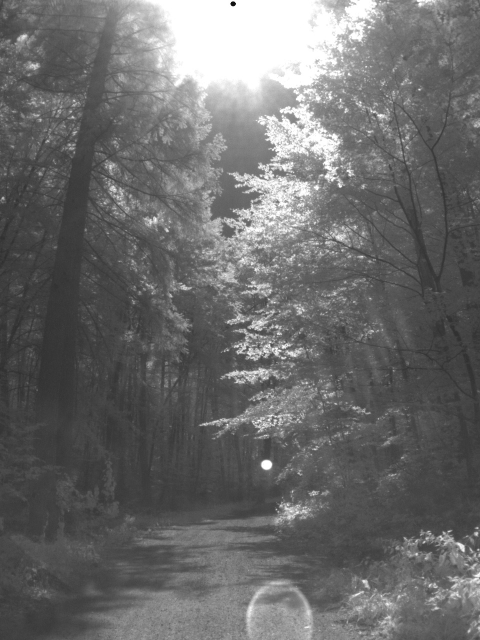
#> input picture classical_methods/Test_images/overexposed_NIR.jpg, 960 x 1280 px, given in place of properexposure_RGB.JPG, which was not available (shown at 1/2 size)
$ python corner_matching.py
#> lines starting #> are read from the running program, lines starting #| are printed output that depends on the picture; pictures that were not available may be replaced by others from this repository, and a replacement may not be noted
import cv2
import numpy as np
from skimage.metrics import structural_similarity as ssim, mean_squared_error, peak_signal_noise_ratio, normalized_mutual_information
from scipy.stats import entropy

rgb_path = '/home/krangana/2_Codes/1_Traditional_methods/Test_images/properexposure_RGB.JPG'
nir_path = '/home/krangana/2_Codes/1_Traditional_methods/Test_images/properexposure_NIR.jpg'

# Load RGB and NIR images
rgb_img = cv2.imread(rgb_path)
#> rgb_img is the input picture: shape (1280, 960, 3); min 11, max 255, mean 107.1
nir_img = cv2.imread(nir_path)
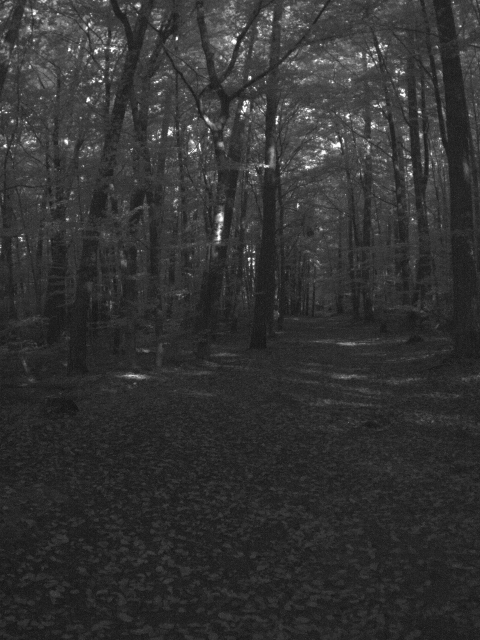
#> input picture classical_methods/Test_images/properexposure_NIR.jpg, 960 x 1280 px, found by its file name (shown at 1/2 size)
#> nir_img is the input picture: shape (1280, 960, 3); min 8, max 255, mean 50.8

def increase_brightness(image, alpha=1.0, beta=20):
#> called with alpha = 1.88, beta = 64.44
    return cv2.convertScaleAbs(image, alpha=alpha, beta=beta)
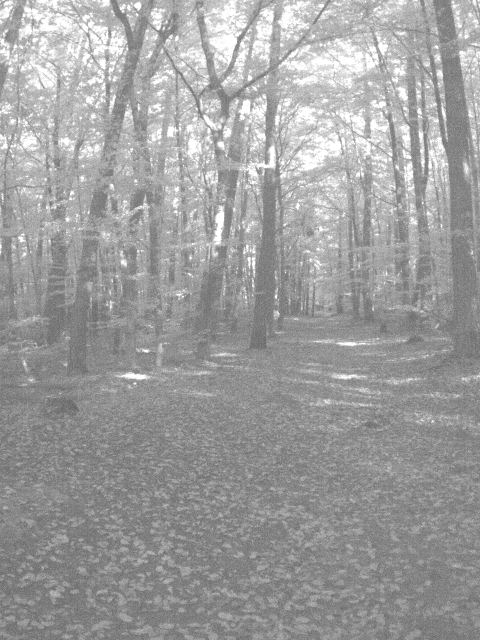
#> returned value: shape (1280, 960, 3) (shown at 1/2 size); min 79, max 255, mean 158

nir_img= increase_brightness(nir_img, alpha=1.88, beta=64.44)

# [7 lines of commented-out code are left out]
rgb_gray_fullSize = cv2.cvtColor(rgb_img, cv2.COLOR_BGR2GRAY)
rgb_gray = cv2.resize(rgb_gray_fullSize, (960, 1280), interpolation= cv2.INTER_LINEAR)
nir_gray = cv2.cvtColor(nir_img, cv2.COLOR_BGR2GRAY)

# Detect corners using Shi-Tomasi corner detector
max_corners = 200
quality_level = 0.2
min_distance = 25
rgb_corners = cv2.goodFeaturesToTrack(rgb_gray, max_corners, quality_level, min_distance)
#> rgb_corners = 182 rows, first 8: [462, 4], [455, 848], [570, 696], [681, 198], [555, 667], [557, 844], [515, 718], [486, 643]
nir_corners = cv2.goodFeaturesToTrack(nir_gray, max_corners, quality_level, min_distance)
#> nir_corners = 200 rows, first 8: [276, 207], [274, 515], [448, 577], [345, 462], [367, 592], [284, 582], [490, 575], [557, 599]

# Convert corners to float32
rgb_corners = np.float32(rgb_corners)
nir_corners = np.float32(nir_corners)

# Find corresponding points between RGB and NIR images
matches = []
for rgb_corner in rgb_corners:
    min_distance = float('inf')
    min_nir_corner = None
    for nir_corner in nir_corners:
        distance = np.linalg.norm(nir_corner - rgb_corner)
        if distance < min_distance:
            min_distance = distance
            min_nir_corner = nir_corner
    if min_distance < 10 and min_nir_corner is not None:
        matches.append((rgb_corner, min_nir_corner))
    else:
        print("No match found for RGB corner:", rgb_corner)
#> this loop made 182 passes
#| No match found for RGB corner: [[462.   4.]]
#| No match found for RGB corner: [[455. 848.]]
#| No match found for RGB corner: [[570. 696.]]
#| No match found for RGB corner: [[681. 198.]]
#| No match found for RGB corner: [[557. 844.]]
#| No match found for RGB corner: [[515. 718.]]
#| No match found for RGB corner: [[486. 643.]]
#| No match found for RGB corner: [[503. 529.]]
#> (further printed lines are left out)
#> after the loop, matches = 11 items, first 6: ([[555, 667]], [[551, 665]]), ([[472, 374]], [[474, 367]]), ([[557, 303]], [[557, 311]]), ([[496, 573]], [[490, 575]]), ([[464, 472]], [[463, 468]]), ([[336, 462]], [[345, 462]])

# Estimate transformation using RANSAC
src_points = np.float32([m[0] for m in matches]).reshape(-1, 1, 2)
#> src_points = [[555, 667], [472, 374], [557, 303], [496, 573], [464, 472], [336, 462], [496, 441], [497, 385], [6, 395], [587, 226], [169, 143]]
dst_points = np.float32([m[1] for m in matches]).reshape(-1, 1, 2)
#> dst_points = [[551, 665], [474, 367], [557, 311], [490, 575], [463, 468], [345, 462], [505, 442], [496, 386], [5, 399], [583, 232], [161, 140]]
transform_matrix, mask = cv2.findHomography(src_points, dst_points, cv2.RANSAC, 5.0)
#> transform_matrix = [[1.15, 0.0914, -37.22], [0.0457, 1.16, -26.93], [0.000139, 0.000195, 1]]; mask = [0, 0, 0, 0, 1, 1, 0, 1, 1, 1, 1]

# Warp RGB image to align with NIR image
registered_image = cv2.warpPerspective(rgb_img, transform_matrix, (nir_img.shape[1], nir_img.shape[0]))
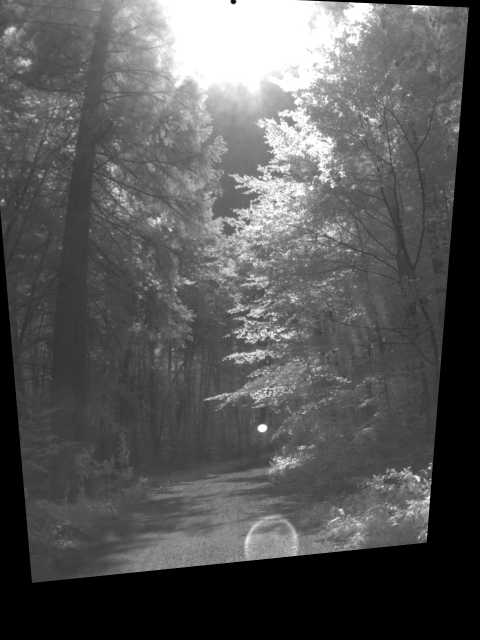
#> registered_image: shape (1280, 960, 3) (shown at 1/2 size); min 0, max 255, mean 88.2

# Display registered image
cv2.imshow(registered_image)
cv2.waitKey(0)
cv2.destroyAllWindows()

# Compute comparison metrics
#> (the run stopped early here; a loop or call above may not have finished)
